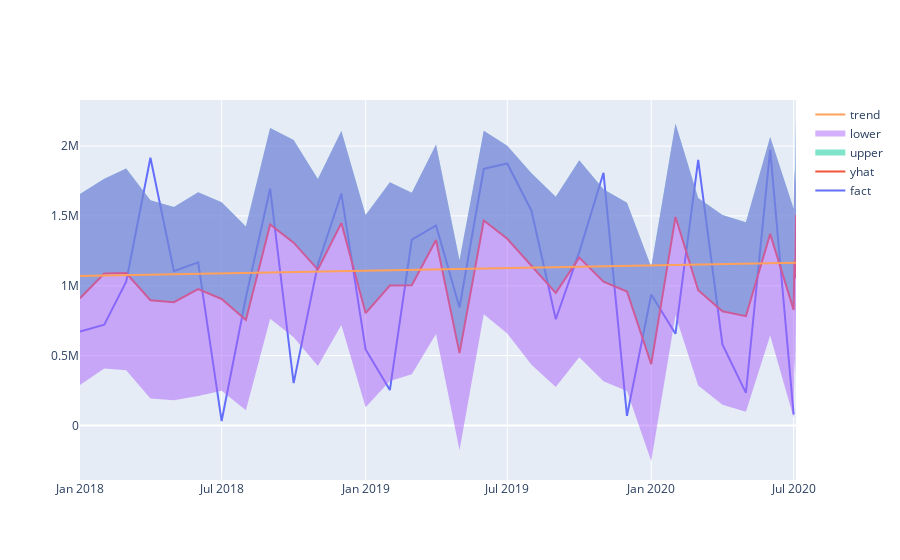

Notebook source saved alongside this figure:
### Code cell
iplot([
    go.Scatter(x=df['ds'], y=df['y'], name='fact'),
    go.Scatter(x=final_forecast['ds'], y=final_forecast['yhat'], name='yhat'),
    go.Scatter(x=final_forecast['ds'], y=final_forecast['yhat_upper'], fill='tonexty', mode='none', name='upper'),
    go.Scatter(x=final_forecast['ds'], y=final_forecast['yhat_lower'], fill='tonexty', mode='none', name='lower'),
    go.Scatter(x=final_forecast['ds'], y=final_forecast['trend'], name='trend')
])
